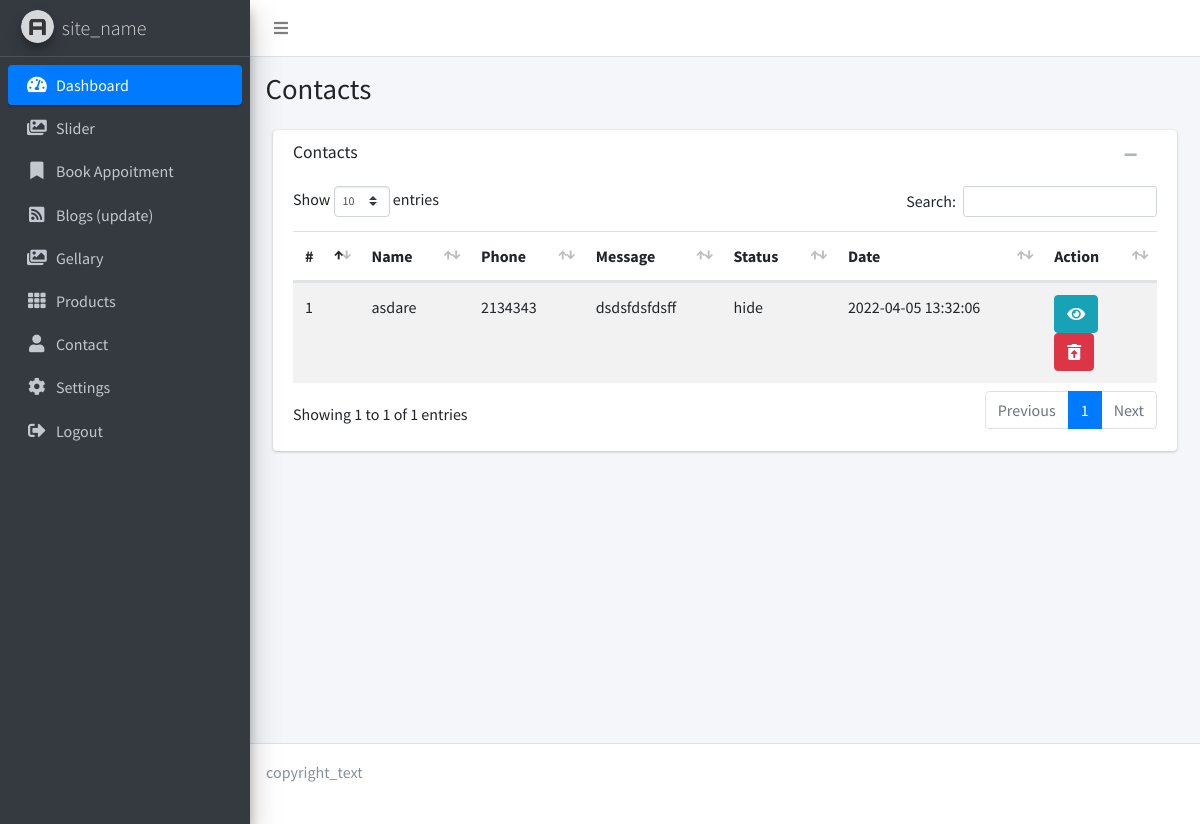
The page /admin/contacts_list.php on the database as committed earlier.
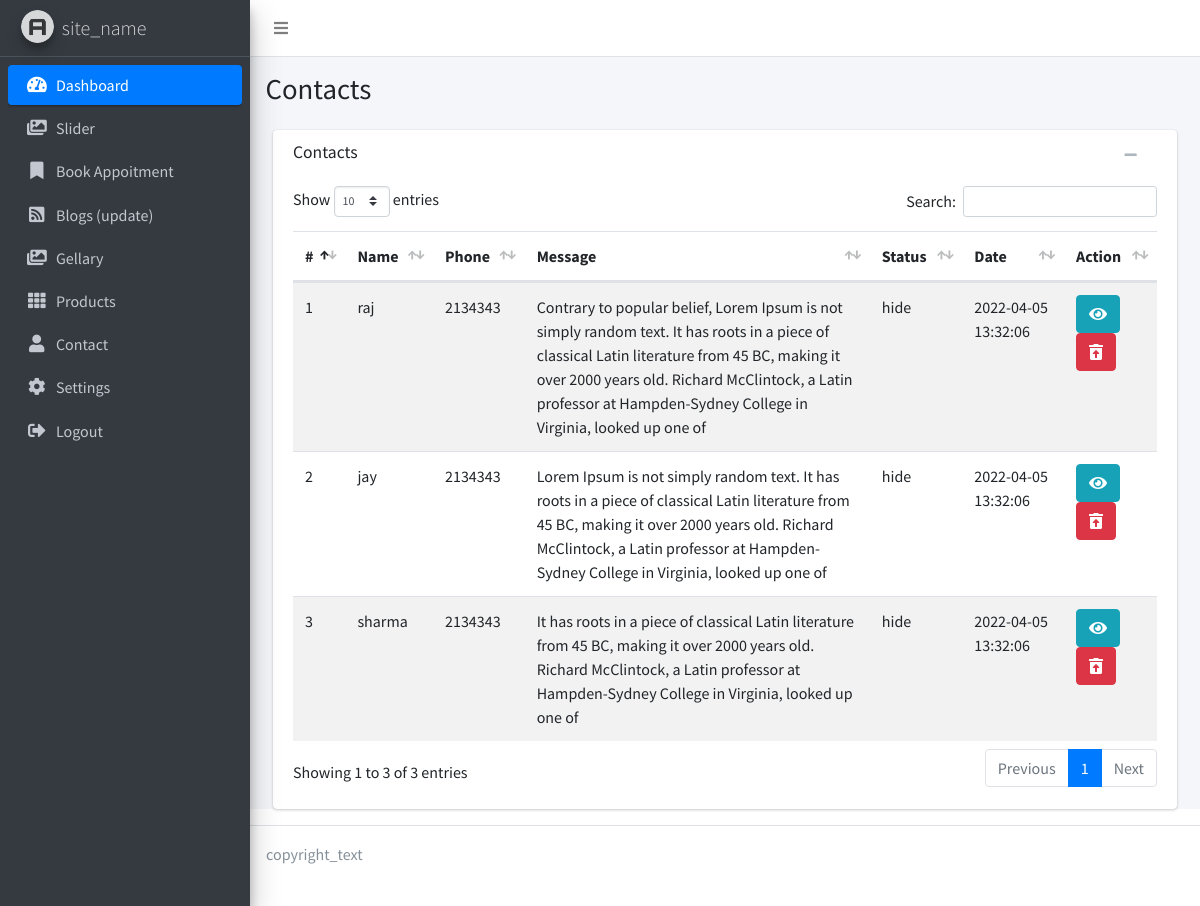
The same page on the database as committed later.
### tables this page shows
CREATE TABLE IF NOT EXISTS `contacts` (
  `id` int(11) NOT NULL AUTO_INCREMENT,
  `name` varchar(150) NOT NULL,
  `phone` varchar(25) NOT NULL,
  `status` enum('show','hide') NOT NULL,
  `msg` text NOT NULL,
  `created_at` timestamp NOT NULL,
  `updated_at` timestamp NOT NULL,
  PRIMARY KEY (`id`)
);

### admin/contacts_list.php (the view, shortened to what this page needs)
<?php
include_once '../database.php';
$sqlget = "SELECT * FROM contacts";
$alldata = mysqli_query($conn, $sqlget);
include 'layouts/header.php';
?>
<section class="content-header">
    <div class="container-fluid">
        <div class="row mb-2">
            <div class="col-sm-6">
                <h1>Contacts</h1>
            </div>
        </div>
    </div>
</section>
  <section class="content">
        <div class="container-fluid">
            <div class="col-md-12">
                <div class="card card-default">
                    <div class="card-header">
                        <h3 class="card-title">Contacts</h3>
                        <div class="card-tools">
                            <button type="button" class="btn btn-tool" data-card-widget="collapse"><i class="fas fa-minus"></i></button>
                            <button type="button" class="btn btn-tool" data-card-widget="remove"><i class="fas fa-remove"></i></button>
                        </div>
                    </div>
                    <div class="card-body">
                        <div class="text-right m-2">
                        </div>
                        <table id="myTable" class="table table-striped">
                            <thead>
                                <tr>
                                    <th>#</th>
                                    <th>Name</th>
                                    <th>Phone</th>
                                    <th>Message</th>
                                    <th>Status</th>
                                    <th>Date</th>
                                    <th>Action</th>
                                </tr>
                            </thead>
                            <tbody>
                                <?php
                                 $no=1;
                                  if(mysqli_num_rows($alldata) > 0) {
                                    while($row = mysqli_fetch_assoc($alldata)) {
                                    echo '<tr> <td>'.$no++.'</td>'.
                                    '<td>'.$row['name'].'</td>'.
                                    '<td>'.$row['phone'].'</td>'.
                                    '<td>'.$row['msg'].'</td>'.
                                    '<td>'.$row['status'].'</td>'.
                                    '<td>'.$row['created_at'].'</td>'.
                                    '<td>
                                        <a href="contacts_view.php?id='.$row['id'].'" class="btn btn-info"><i class="fas fa-eye"></i></a>
                                        <form method="post">
                                            <input type="hidden" name="delete_id" value='.$row['id'].'>
                                            <button class="btn btn-danger" name="submit"><i class="fas fa-trash-restore-alt"></i></button>
                                        </form>
                                    </td>'.
                                '</tr>';
                                    }
                                } else {
                                    echo "<tr>
                                    <td colspan='7' style='text-align: center;'>Data Not Found</td></tr>";
                                }
                            ?>
                            </tbody>
                        </table>
                    </div>
                </div>
            </div>
        </div>
    </section>
    <?php include 'layouts/footer.php';?>

Rows that differ between the two databases and show on the page:
changed contacts: name "asdare" → "raj"; msg "dsdsfdsfdsff" → "Contrary to popular belief, Lorem Ipsum is not simply random text. It has roots in a piece of classical Latin literature from 45 BC, making it over 2000 years old. Richard McClintock, a Latin professor at Hampden-Sydney College in Virginia, looked up one of"
added contacts: name "jay", phone "2134343", msg "Lorem Ipsum is not simply random text. It has roots in a piece of classical Latin literature from 45 BC, making it over 2000 years old. Richard McClintock, a Latin professor at Hampden-Sydney College in Virginia, looked up one of", status "hide", created_at "2022-04-05 13:32:06"
added contacts: name "sharma", phone "2134343", msg "It has roots in a piece of classical Latin literature from 45 BC, making it over 2000 years old. Richard McClintock, a Latin professor at Hampden-Sydney College in Virginia, looked up one of", status "hide", created_at "2022-04-05 13:32:06"
Other text that changed with them:
text written by a page script: "Show entries Search: Showing 1 to 1 of 1 entries Previous 1 Next" → "Show entries Search: Showing 1 to 3 of 3 entries Previous 1 Next"
